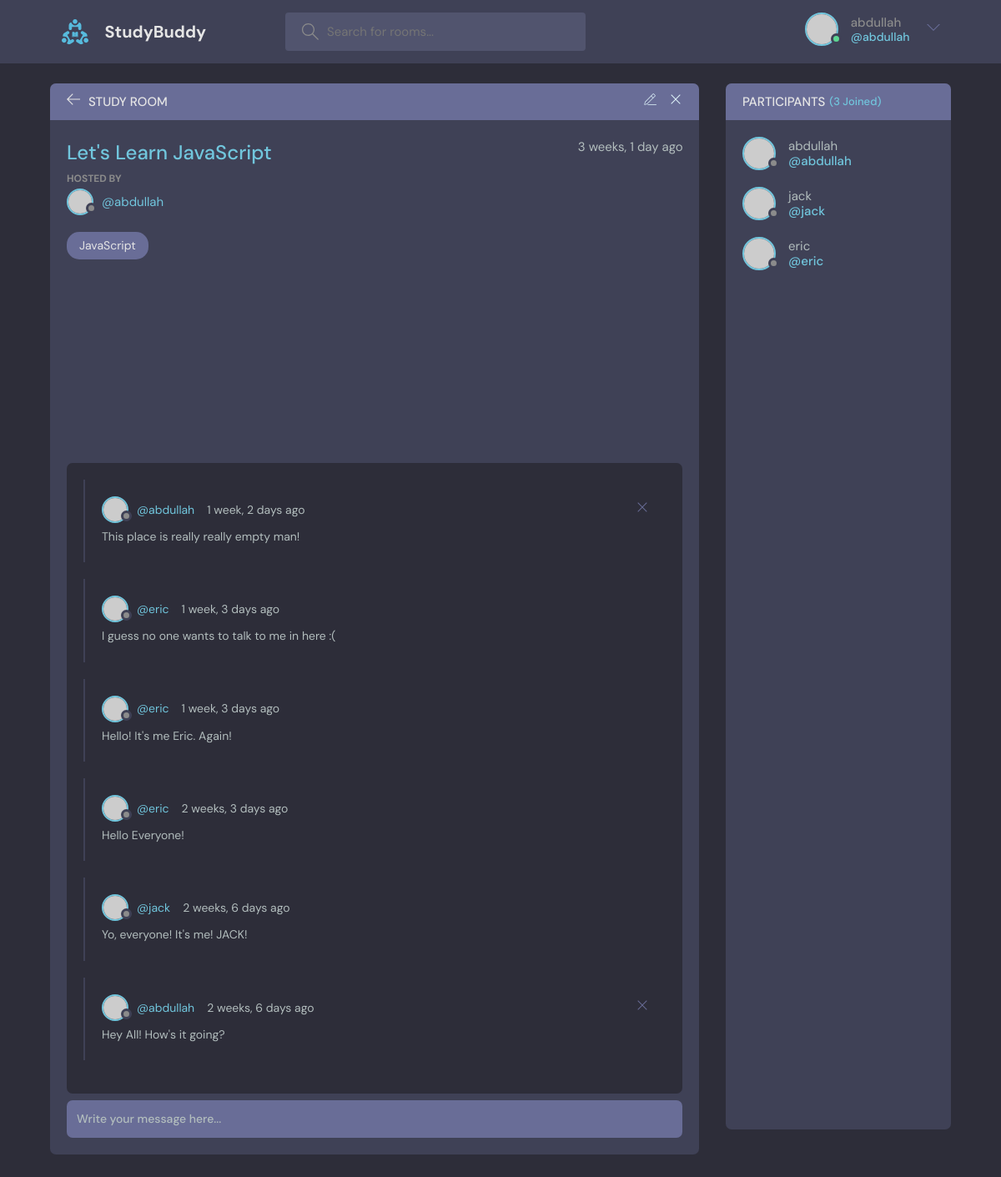
Screenshot of /room/1/ (signed in) with the database file from the repository.
### base/models.py (models this page shows, shortened)
class Room(models.Model):
    host = models.ForeignKey(User, on_delete=models.SET_NULL, null=True)
    topic = models.ForeignKey(Topic, on_delete=models.SET_NULL, null=True)
    name: str = models.CharField(max_length=200)
    description = models.TextField(null=True, blank=True)
    participant = models.ManyToManyField(User, related_name="participant", blank=True)
    updated = models.DateTimeField(auto_now=True)
    created = models.DateTimeField(auto_now_add=True)
    class Meta:
        ordering = ['-updated', '-created']

class Topic(models.Model):
    name: str = models.CharField(max_length=200)
    def __str__(self):
        return self.name

class Message(models.Model):
    user = models.ForeignKey(User, on_delete=models.CASCADE)
    room = models.ForeignKey(Room, on_delete=models.CASCADE)
    body: str = models.TextField()
    updated = models.DateTimeField(auto_now=True)
    created = models.DateTimeField(auto_now_add=True)
    class Meta:
        ordering = ['-updated', '-created']

### base/views.py (the view, shortened to what this page needs)
# urls.py: path("room/<str:pk>/", views.room, name="room"),
def room(request, pk):
    room_table: QuerySet[Room] = Room.objects.get(id=pk)
    room_messages = room_table.message_set.all().order_by("-created")
    participants = room_table.participant.all()
    context = {'room': room_table,
               'room_messages': room_messages,
               'participants': participants}
    return render(request, 'base/room.html', context)

### base/templates/base/room.html (shortened to what this page needs)
{% extends 'main.html' %}
{% block content %}
    <main class="profile-page layout layout--2">
        <div class="container">
            <div class="room">
                <div class="room__top">
                    <div class="room__topLeft">
                        <a href="{% url 'home' %}">
                            <svg version="1.1" xmlns="http://www.w3.org/2000/svg" width="32" height="32"
                                 viewBox="0 0 32 32">
                                <title>arrow-left</title>
                                <path
                                        d="M13.723 2.286l-13.723 13.714 13.719 13.714 1.616-1.611-10.96-10.96h27.625v-2.286h-27.625l10.965-10.965-1.616-1.607z"
                                ></path>
                            </svg>
                        </a>
                        <h3>Study Room</h3>
                    </div>
                    <div class="room__topRight">
                        {% if room.host == request.user %}
                            <a href="{% url 'update-room' room.id %}">
                            </a>
                            <a href="{% url 'delete-room' room.id %}">
                                <svg version="1.1" xmlns="http://www.w3.org/2000/svg" width="32" height="32"
                                     viewBox="0 0 32 32">
                                    <title>remove</title>
                                    <path
                                            d="M27.314 6.019l-1.333-1.333-9.98 9.981-9.981-9.981-1.333 1.333 9.981 9.981-9.981 9.98 1.333 1.333 9.981-9.98 9.98 9.98 1.333-1.333-9.98-9.98 9.98-9.981z"
                                    ></path>
                                </svg>
                            </a>
                        {% endif %}
                    </div>
                </div>
                <div class="room__box scroll">
                    <div class="room__header scroll">
                        <div class="room__info">
                            <h3>{{ room.name }}</h3>
                            <span>{{ room.created|timesince }} ago</span>
                        </div>
                        <div class="room__hosted">
                            <p>Hosted By</p>
                            <a href="{% url 'user-profile' room.host.id %}" class="room__author">
                                <div class="avatar avatar--small">
                                    <img src="https://randomuser.me/api/portraits/men/37.jpg" alt=""/>
                                </div>
                                <span>@{{ room.host.username }}</span>
                            </a>
                        </div>
                        <span class="room__topics">{{ room.topic }}</span>
                    </div>
                    <div class="room__conversation">
                        <div class="threads scroll">
                            {% for message in room_messages %}
                                <div class="thread">
                                    <div class="thread__top">
                                        <div class="thread__author">
                                            <a href="{% url 'user-profile' message.user.id %}"
                                               class="thread__authorInfo">
                                                <div class="avatar avatar--small">
                                                    <img src="https://randomuser.me/api/portraits/men/37.jpg" alt=""/>
                                                </div>
                                                <span>@{{ message.user.username }}</span>
                                            </a>
                                            <span class="thread__date">{{ message.created|timesince }} ago</span>
                                        </div>
                                        {% if message.user == request.user %}
                                            <a href="{% url 'delete-message' message.id %}">
                                                <div class="thread__delete">
                                                    <svg version="1.1" xmlns="http://www.w3.org/2000/svg" width="32"
                                                         height="32"
                                                         viewBox="0 0 32 32">
                                                        <title>remove</title>
                                                        <path
                                                                d="M27.314 6.019l-1.333-1.333-9.98 9.981-9.981-9.981-1.333 1.333 9.981 9.981-9.981 9.98 1.333 1.333 9.981-9.98 9.98 9.98 1.333-1.333-9.98-9.98 9.98-9.981z"
                                                        ></path>
                                                    </svg>
                                                </div>
                                            </a>
                                        {% endif %}
                                    </div>
                                    <div class="thread__details">
                                        {{ message.body }}
                                    </div>
                                </div>
                            {% endfor %}
                        </div>
                    </div>
                </div>
                <div class="room__message">
                    <form action="" method="post">
                        <input name="body" placeholder="Write your message here..."/>
                    </form>
                </div>
            </div>
            <div class="participants">
                <h3 class="participants__top">Participants <span>({{ participants.count }} Joined)</span></h3>
                <div class="participants__list scroll">
                    {% for user in participants %}
                        <a href="{% url 'user-profile' user.id %}" class="participant">
                            <div class="avatar avatar--medium">
                                <img src="https://randomuser.me/api/portraits/men/37.jpg" alt=""/>
                            </div>
                            <p>
                                {{ user.username }}
                                <span>@{{ user.username }}</span>
                            </p>
                        </a>
                    {% endfor %}
                </div>
            </div>
        </div>
    </main>
{% endblock content %}

### templates/navbar.html (shortened to what this page needs)
{% load static %}
<header class="header header--loggedIn">
    <div class="container">
        <a href="{% url 'home' %}" class="header__logo">
            <img src="{% static 'images/logo.svg' %}" alt="logo"/>
            <h1>StudyBuddy</h1>
        </a>
        <form class="header__search" method="get" action="{% url 'home' %}">
            <label>
                <input name="q" placeholder="Search for rooms..."/>
            </label>
        </form>
        <nav class="header__menu">
            {% if request.user.is_authenticated %}
                <div class="header__user">
                    <a href="{% url 'update-user' %}">
                        <div class="avatar avatar--medium active">
                            <img src="https://randomuser.me/api/portraits/men/37.jpg"/>
                        </div>
                        <p>{{ request.user.username }} <span>@{{ request.user.username }}</span></p>
                    </a>
                    <button class="dropdown-button">
                        <svg version="1.1" xmlns="http://www.w3.org/2000/svg" width="32" height="32"
                             viewBox="0 0 32 32">
                            <title>chevron-down</title>
                            <path d="M16 21l-13-13h-3l16 16 16-16h-3l-13 13z"></path>
                        </svg>
                    </button>
                </div>
            {% else %}
                <a href="{% url 'login' %}">
                    <img src="{% static 'images/avatar.svg' %}"/>
                    <p>Login</p>
                </a>
            {% endif %}
        </nav>
    </div>
</header>
<!DOCTYPE html>
<html lang="en">
<head>
</head>
<body>

### rows the page displays
Room: name "Let's Learn JavaScript", created "3 weeks, 1 day", host.username "abdullah", topic "JavaScript"
Message: user.username "abdullah", created "1 week, 2 days", body "This place is really really empty man!"
Message: user.username "eric", created "1 week, 3 days", body "I guess no one wants to talk to me in here :("
Message: user.username "eric", created "1 week, 3 days", body "Hello! It's me Eric. Again!"
Message: user.username "eric", created "2 weeks, 3 days", body "Hello Everyone!"
Message: user.username "jack", created "2 weeks, 6 days", body "Yo, everyone! It's me! JACK!"
Message: user.username "abdullah", created "2 weeks, 6 days", body "Hey All! How's it going?"

### other values shown
{{ request.user.username }} "abdullah"
{{ participants.count }} "3"
{{ user.username }} "abdullah"
{{ user.username }} "jack"
{{ user.username }} "eric"
